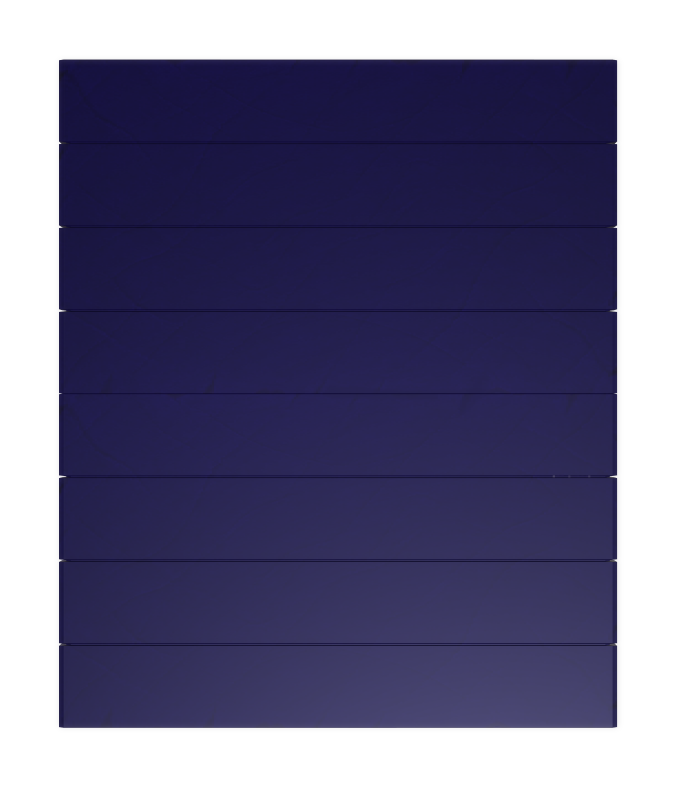
#> input picture assets/images/dailycastle/gate2.png, 1399 x 1597 px (shown at 1/2 size)
$ python build_daily_gate.py
#> lines starting #> are read from the running program, lines starting #| are printed output that depends on the picture; pictures that were not available may be replaced by others from this repository, and a replacement may not be noted
"""Build assets/images/dailycastle/gate_scroll.png from gate2.png.

Pete's ruling (2026-09-26): the Daily gate takes the old Daily scroll colour
(assets/images/textures/scroll_paper.png). Measured, the two are nearly the
same hue and lightness; the scroll is about twice as saturated. So this only
moves hue, saturation and mean lightness to the scroll's, and keeps every
pixel's own lightness offset — the plank lines and grain keep their contrast.
(A straight histogram match was tried first; it flattened the plank lines.)

Seams (Pete, 2026-09-26): the art's own plank lines are about 1 pt and barely
darker than the wood, so three clues on the gate read as one paragraph. Every
plank line across the board is redrawn as a dark groove, SEAM_PT thick, soft at
its edges. Dark, never gold: gold made the door too busy. Plank positions are
dailyCastleScene's DAILY_GATE_ART (first line 119 px, pitch 167.4 px, board x
107-1248 px); change both together.

Rerun after any change to either source:
    python3 tools/art/build_daily_gate.py   (needs Pillow and numpy)
"""
from pathlib import Path
import numpy as np
from PIL import Image

ROOT = Path(__file__).resolve().parents[2]
GATE = ROOT / "assets/images/dailycastle/gate2.png"
SCROLL = ROOT / "assets/images/textures/scroll_paper.png"
OUT = ROOT / "assets/images/dailycastle/gate_scroll.png"

FIRST_LINE_SRC = 119
PLANK_PITCH_SRC = 167.4
PLANK_COUNT = 8
BOARD_X_SRC = (107, 1248)
PT_PER_SRC = 52 / PLANK_PITCH_SRC   # DAILY_GATE_PLANK_PT / plankPitchSrc
SEAM_PT = 2.5                       # groove thickness, canvas pt (Pete picked 2.5 over 3.5, 2026-09-26)
SEAM_RGB = (10, 4, 30)              # near background-deep, a shade of the wood's own hue
SEAM_EDGE_SRC = 2.5                 # soft falloff each side, source px


def rgb_to_hls(rgb):
    with np.errstate(divide="ignore", invalid="ignore"):
        return _rgb_to_hls(rgb)


def _rgb_to_hls(rgb):
    r, g, b = rgb[..., 0], rgb[..., 1], rgb[..., 2]
    mx, mn = rgb.max(-1), rgb.min(-1)
    l = (mx + mn) / 2
    d = mx - mn
    s = np.where(d == 0, 0, d / np.where(l < 0.5, mx + mn, 2 - mx - mn + 1e-12))
    safe = np.where(d == 0, 1, d)
    h = np.where(mx == r, ((g - b) / safe) % 6,
        np.where(mx == g, (b - r) / safe + 2, (r - g) / safe + 4)) / 6
    return np.where(d == 0, 0, h), l, s


def hls_to_rgb(h, l, s):
    c = (1 - np.abs(2 * l - 1)) * s
    hp = (h % 1) * 6
    x = c * (1 - np.abs(hp % 2 - 1))
    z = np.zeros_like(h)
    conds = [hp < 1, hp < 2, hp < 3, hp < 4, hp < 5, hp >= 5]
    rs = np.select(conds, [c, x, z, z, x, c])
    gs = np.select(conds, [x, c, c, x, z, z])
    bs = np.select(conds, [z, z, x, c, c, x])
    m = l - c / 2
    return np.stack([rs + m, gs + m, bs + m], -1)


def stats(path):
    a = np.asarray(Image.open(path).convert("RGBA")).astype(float) / 255
    px = a[a[..., 3] > 0.8][:, :3]
    h, l, s = rgb_to_hls(px)
    return np.median(h), l.mean(), s.mean()


def seams(rgb):
    """Dark grooves on every plank line between the board's two edges."""
    ys = np.arange(rgb.shape[0], dtype=float)[:, None]
    half = SEAM_PT / PT_PER_SRC / 2
    cover = np.zeros(rgb.shape[:2])
    for i in range(1, PLANK_COUNT):
        d = np.abs(ys - (FIRST_LINE_SRC + PLANK_PITCH_SRC * i))
        cover = np.maximum(cover, np.clip((half + SEAM_EDGE_SRC - d) / (2 * SEAM_EDGE_SRC), 0, 1))
    cover[:, : BOARD_X_SRC[0]] = 0
    cover[:, BOARD_X_SRC[1] + 1 :] = 0
    cover = cover[..., None] * 0.92
    return rgb * (1 - cover) + np.array(SEAM_RGB) / 255 * cover


def main() -> None:
    g_h, g_l, g_s = stats(GATE)
#> g_h = 0.681; g_l = 0.226; g_s = 0.406
    s_h, s_l, s_s = stats(SCROLL)
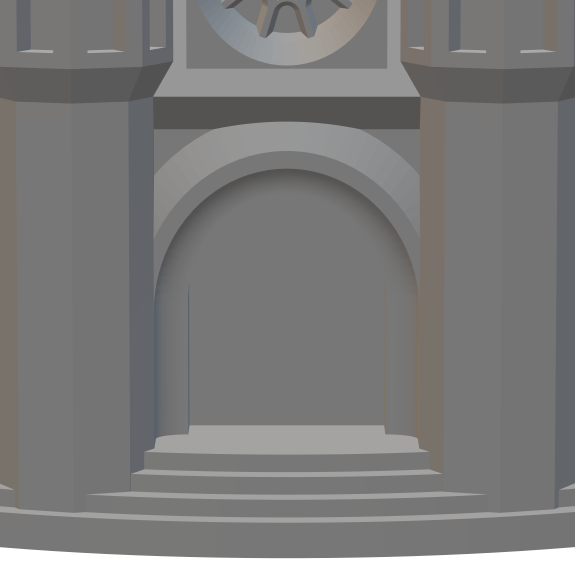
#> input picture assets/images/dailycastle/3darch4.png, 1149 x 1158 px, given in place of scroll_paper.png, which was not available (shown at 1/2 size)
#> s_h = 0; s_l = 0.466; s_s = 0.0111
    gate = np.asarray(Image.open(GATE).convert("RGBA")).astype(float) / 255
    h, l, s = rgb_to_hls(gate[..., :3])
#> in _rgb_to_hls (call 3), `r, g, b = rgb[..., 0], rgb[..., 1], rgb[..., 2]`:
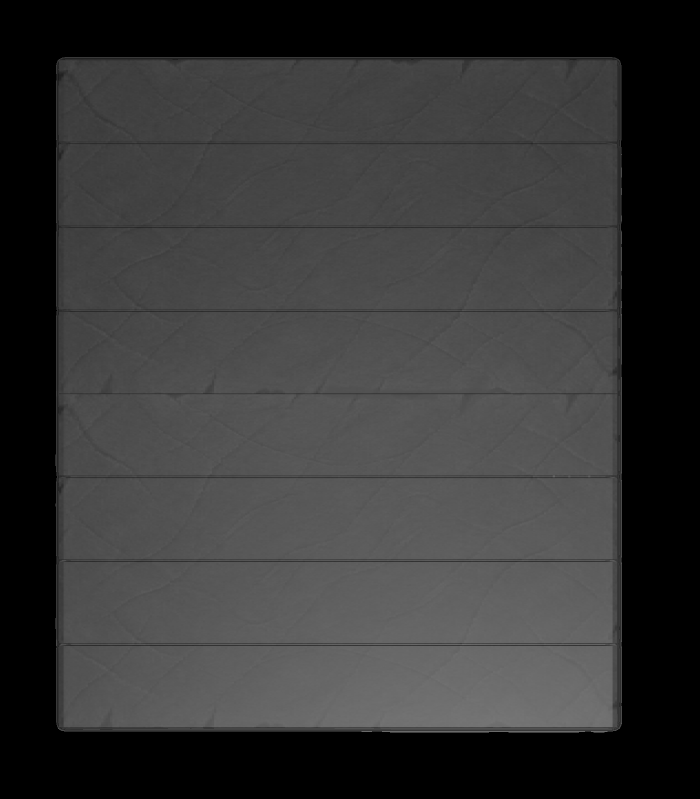
#> b: shape (1597, 1399) float64 (shown at 1/2 size); min 0, max 0.498, mean 0.212
#> in _rgb_to_hls (call 3), `safe = np.where(d == 0, 1, d)`:
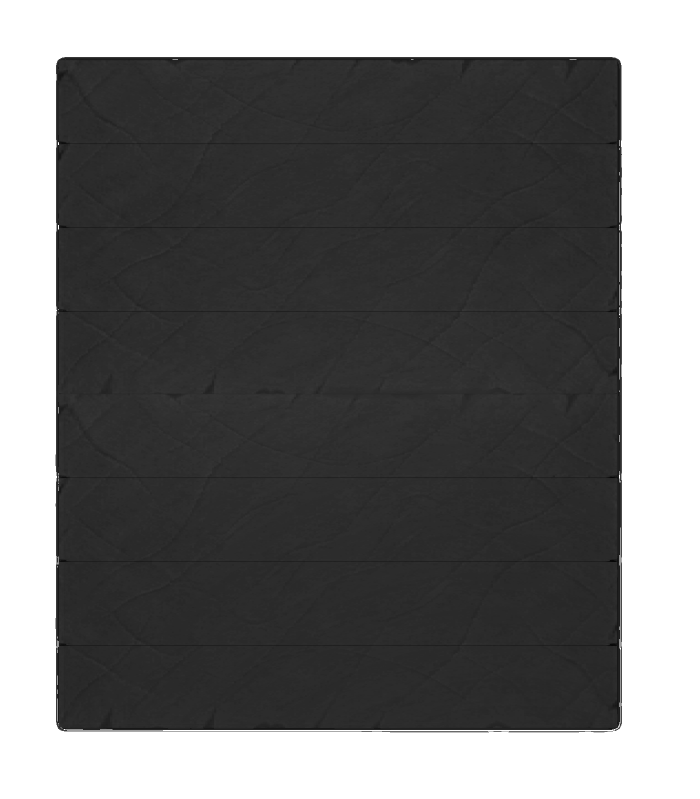
#> safe: shape (1597, 1399) float64 (shown at 1/2 size); min 0.00392, max 1, mean 0.437
    h = (h + (s_h - g_h)) % 1
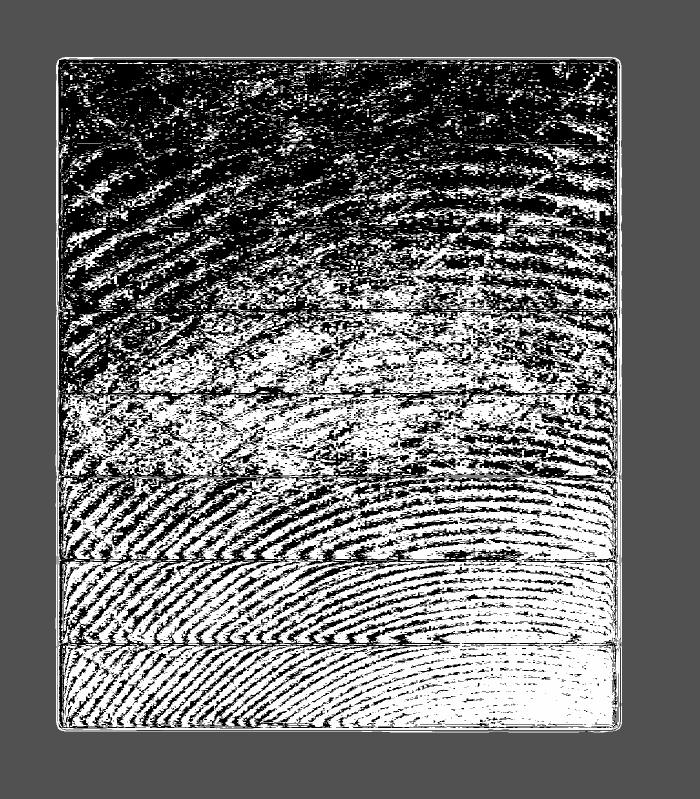
#> h: shape (1597, 1399) float64 (shown at 1/2 size); min 0, max 1, mean 0.435
    l = np.clip(l + (s_l - g_l), 0, 1)
    s = np.clip(s * (s_s / g_s), 0, 1)
    rgb = np.clip(hls_to_rgb(h, l, s), 0, 1)
#> in hls_to_rgb, `c = (1 - np.abs(2 * l - 1)) * s`:
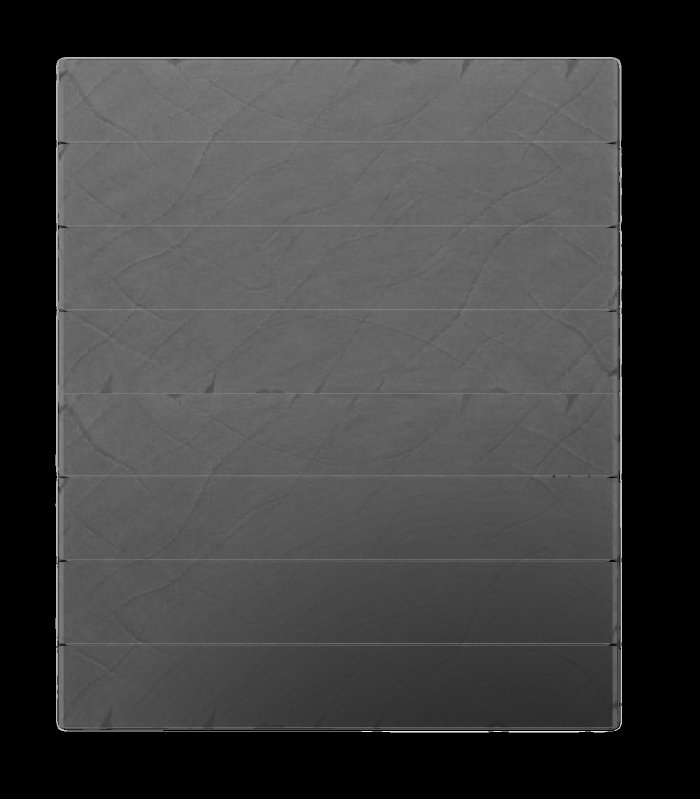
#> c: shape (1597, 1399) float64 (shown at 1/2 size); min 0, max 0.0268, mean 0.00675; drawn with min black and max white
    rgb = seams(rgb)
#> after the loop in seams, `for i in range(1, PLANK_COUNT):`:
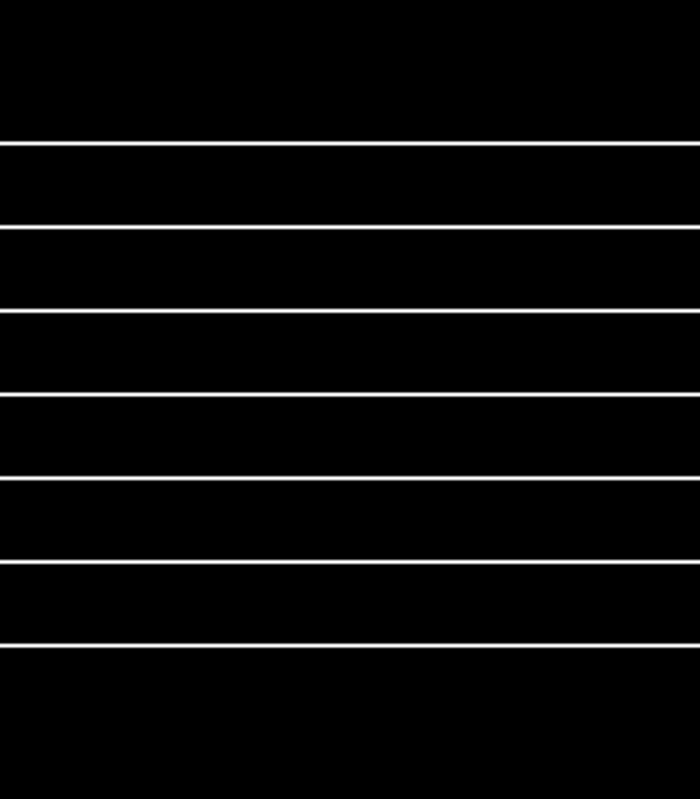
#> cover: shape (1597, 1399) float64 (shown at 1/2 size); min 0, max 1, mean 0.0353
    out = np.concatenate([rgb, gate[..., 3:]], -1)
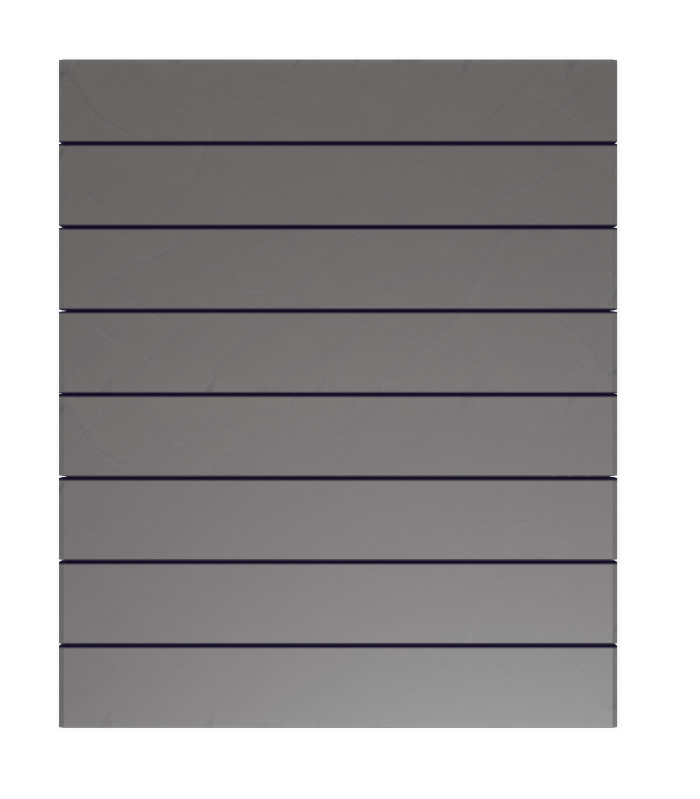
#> out: shape (1597, 1399, 4) float64 (shown at 1/2 size); mean of channels 0, 1, 2, 3 0.386, 0.379, 0.382, 0.667; transparent parts drawn white
    Image.fromarray((out * 255 + 0.5).astype(np.uint8), "RGBA").save(OUT, optimize=True)
    print(f"gate hue {g_h*360:.0f} -> {s_h*360:.0f}, lightness {g_l:.3f} -> {s_l:.3f}, "
          f"saturation x{s_s/g_s:.2f}; wrote {OUT.relative_to(ROOT)}")
#| gate hue 245 -> 0, lightness 0.226 -> 0.466, saturation x0.03; wrote assets/images/dailycastle/gate_scroll.png


if __name__ == "__main__":
    main()
